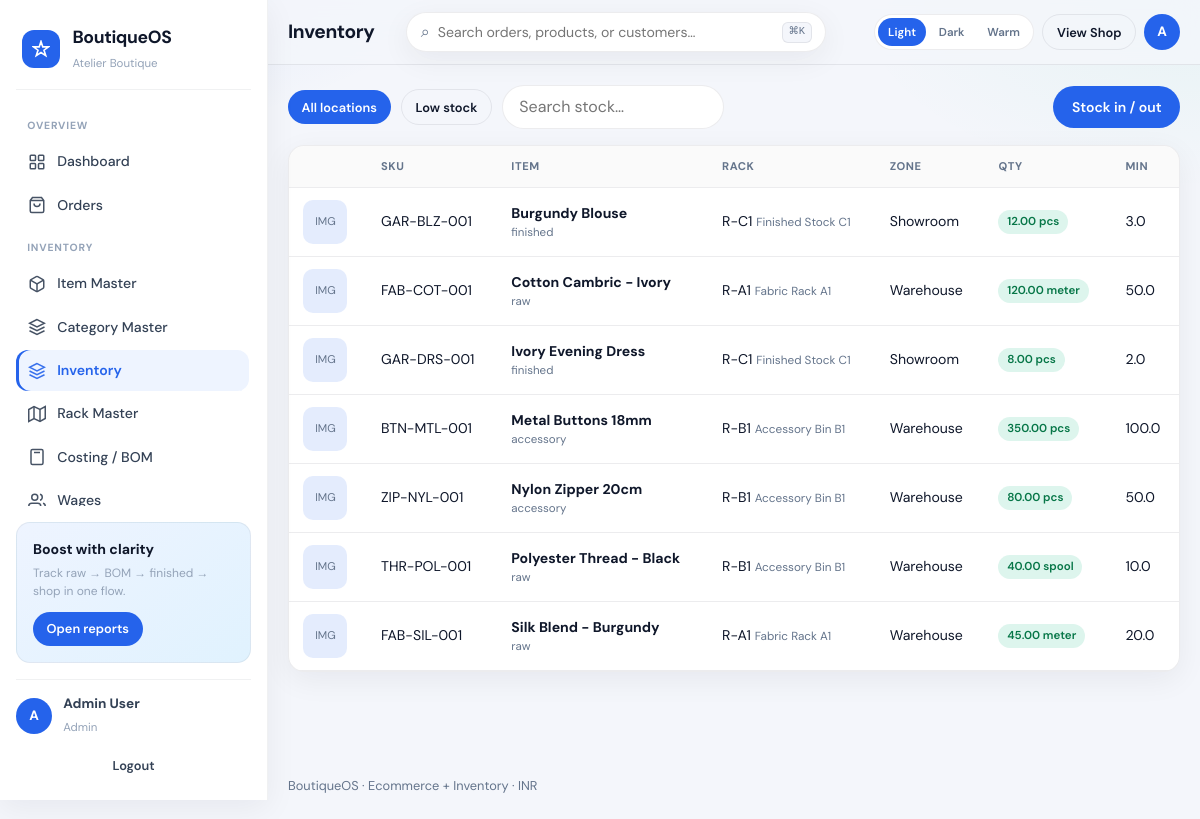
The page /admin/inventory.php (signed in) on the database its author committed.
### tables this page shows
CREATE TABLE inventory (
  id INT UNSIGNED AUTO_INCREMENT PRIMARY KEY,
  item_id INT UNSIGNED NOT NULL,
  rack_id INT UNSIGNED DEFAULT NULL,
  qty DECIMAL(12,2) NOT NULL DEFAULT 0,
  reserved_qty DECIMAL(12,2) NOT NULL DEFAULT 0,
  batch_no VARCHAR(60) DEFAULT NULL,
  updated_at TIMESTAMP DEFAULT CURRENT_TIMESTAMP ON UPDATE CURRENT_TIMESTAMP,
  UNIQUE KEY uq_item_rack_batch (item_id, rack_id, batch_no),
  CONSTRAINT fk_inv_item FOREIGN KEY (item_id) REFERENCES items(id) ON DELETE CASCADE,
  CONSTRAINT fk_inv_rack FOREIGN KEY (rack_id) REFERENCES racks(id) ON DELETE SET NULL
);

CREATE TABLE items (
  id INT UNSIGNED AUTO_INCREMENT PRIMARY KEY,
  sku VARCHAR(60) NOT NULL UNIQUE,
  name VARCHAR(200) NOT NULL,
  slug VARCHAR(220) NOT NULL UNIQUE,
  category_id INT UNSIGNED DEFAULT NULL,
  item_type ENUM('raw','finished','accessory','consumable') NOT NULL DEFAULT 'raw',
  unit VARCHAR(30) NOT NULL DEFAULT 'pcs',
  description TEXT,
  color VARCHAR(60) DEFAULT NULL,
  size VARCHAR(40) DEFAULT NULL,
  material VARCHAR(120) DEFAULT NULL,
  brand VARCHAR(120) DEFAULT NULL,
  cost_price DECIMAL(12,2) NOT NULL DEFAULT 0,
  sell_price DECIMAL(12,2) NOT NULL DEFAULT 0,
  min_stock DECIMAL(12,2) NOT NULL DEFAULT 0,
  image VARCHAR(255) DEFAULT NULL,
  gallery JSON DEFAULT NULL,
  is_sellable TINYINT(1) NOT NULL DEFAULT 0,
  is_active TINYINT(1) NOT NULL DEFAULT 1,
  created_at TIMESTAMP DEFAULT CURRENT_TIMESTAMP,
  updated_at TIMESTAMP DEFAULT CURRENT_TIMESTAMP ON UPDATE CURRENT_TIMESTAMP,
  INDEX (category_id),
  INDEX (item_type),
  INDEX (is_sellable),
  CONSTRAINT fk_items_category FOREIGN KEY (category_id) REFERENCES categories(id) ON DELETE SET NULL
);

CREATE TABLE racks (
  id INT UNSIGNED AUTO_INCREMENT PRIMARY KEY,
  code VARCHAR(40) NOT NULL UNIQUE,
  name VARCHAR(120) NOT NULL,
  zone VARCHAR(80) DEFAULT NULL,
  aisle VARCHAR(40) DEFAULT NULL,
  shelf VARCHAR(40) DEFAULT NULL,
  capacity INT UNSIGNED DEFAULT 0,
  notes TEXT,
  is_active TINYINT(1) NOT NULL DEFAULT 1,
  created_at TIMESTAMP DEFAULT CURRENT_TIMESTAMP
);

### config/bootstrap.php (called while the page is built, shortened)
<?php
function e(?string $str): string {
    return htmlspecialchars((string) $str, ENT_QUOTES | ENT_SUBSTITUTE, 'UTF-8');
}

### admin/inventory.php (the view, shortened to what this page needs)
<?php
require_once dirname(__DIR__) . '/config/bootstrap.php';
$pdo = db();
$filter = $_GET['filter'] ?? 'all';
$sql = "
  SELECT i.id, i.sku, i.name, i.unit, i.min_stock, i.image, i.item_type,
         inv.id AS inv_id, inv.qty, inv.rack_id, r.code AS rack_code, r.name AS rack_name, r.zone
  FROM items i
  LEFT JOIN inventory inv ON inv.item_id = i.id
  LEFT JOIN racks r ON r.id = inv.rack_id
  WHERE i.is_active = 1
";
$sql .= $filter === 'low' ? ' ORDER BY qty ASC' : ' ORDER BY i.name, r.code';
$rows = $pdo->query($sql)->fetchAll();
require ROOT_PATH . '/includes/admin_header.php';
?>
<div class="toolbar">
  <a class="btn btn-sm <?= $filter==='all'?'btn-primary':'btn-outline' ?>" href="?filter=all">All locations</a>
  <a class="btn btn-sm <?= $filter==='low'?'btn-primary':'btn-outline' ?>" href="?filter=low">Low stock</a>
  <input type="search" id="tableSearch" placeholder="Search stock…" style="border:1px solid var(--line);border-radius:999px;padding:.55rem 1rem;min-width:200px;background:#fff">
  <button class="btn btn-accent" type="button" onclick="openModal('moveModal')">Stock in / out</button>
</div>
<div class="panel">
  <div class="table-wrap">
    <table class="data">
      <thead><tr><th></th><th>SKU</th><th>Item</th><th>Rack</th><th>Zone</th><th>Qty</th><th>Min</th></tr></thead>
      <tbody>
      <?php foreach ($rows as $r): ?>
        <tr>
          <td>
            <?php if (!empty($r['image'])): ?>
              <img class="thumb" src="<?= e(asset($r['image'])) ?>" alt="">
            <?php else: ?><div class="thumb-ph">IMG</div><?php endif; ?>
          </td>
          <td><?= e($r['sku']) ?></td>
          <td><strong><?= e($r['name']) ?></strong><div style="font-size:.72rem;color:var(--muted)"><?= e($r['item_type']) ?></div></td>
          <td><?= e($r['rack_code'] ?: '—') ?><?php if ($r['rack_name']): ?> <small style="color:var(--muted)"><?= e($r['rack_name']) ?></small><?php endif; ?></td>
          <td><?= e($r['zone'] ?: '—') ?></td>
          <td>
            <?php $low = (float)$r['qty'] < (float)$r['min_stock']; ?>
            <span class="badge <?= $low?'badge-warn':'badge-ok' ?>"><?= e(number_format((float)$r['qty'],2)) ?> <?= e($r['unit']) ?></span>
          </td>
          <td><?= e(number_format((float)$r['min_stock'],1)) ?></td>
        </tr>
      <?php endforeach; ?>
      </tbody>
    </table>
  </div>
</div>
<?php require ROOT_PATH . '/includes/admin_footer.php'; ?>

### assets/css/app.css (style rules this page uses)
*,*::before,*::after { box-sizing:border-box;margin:0;padding:0 }
html { -webkit-text-size-adjust:100%;scroll-behavior:smooth }
body { font-family:"DM Sans",system-ui,sans-serif;color:var(--ink);background:var(--surface);line-height:1.5;min-height:100dvh }
a { color:inherit;text-decoration:none }
button,input,select,textarea { font:inherit }
:root,html[data-theme=light] { --primary:#2563EB;--accent:#2563EB;--accent-2:#10B981;--warn:#F59E0B;--danger:#EF4444; --surface:#F4F6FB;--panel:#FFFFFF;--ink:#0F172A;--muted:#64748B; --line:rgba(15,23,42,.08);--shadow:0 8px 30px rgba(15,23,42,.06); --sidebar-bg:#FFFFFF;--sidebar-ink:#334155;--sidebar-muted:#94A3B8; --sidebar-active-bg:#EEF4FF;--sidebar-active:#2563EB;--sidebar-border:rgba(15,23,42,.06); --topbar-bg:rgba(244,246,251,.86);--input-bg:#fff;--stripe:rgba(37,99,235,.12); --radius:16px;--sidebar:268px;--safe-b:env(safe-area-inset-bottom,0px); --promo-bg:linear-gradient(145deg,#EEF4FF,#E0F2FE);--chart-bar:#2563EB;--chart-bar-alt:#10B981;--chart-bar-muted:#CBD5E1; }
.app-body { background: radial-gradient(900px 420px at 0% -10%,var(--stripe),transparent 55%), radial-gradient(700px 380px at 100% 0%,rgba(16,185,129,.06),transparent 50%), var(--surface) }
.btn { display:inline-flex;align-items:center;justify-content:center;gap:.4rem;border:0;border-radius:999px;padding:.65rem 1.15rem;font-weight:600;font-size:.875rem;cursor:pointer;transition:.15s ease;white-space:nowrap }
.btn-sm { padding:.45rem .85rem;font-size:.8rem }
.btn-primary { background:var(--primary);color:#fff }
.btn-accent { background:var(--accent);color:#fff }
.btn-outline { background:transparent;border:1px solid var(--line);color:var(--ink) }
.panel { background:var(--panel);border:1px solid var(--line);border-radius:var(--radius);overflow:hidden;box-shadow:var(--shadow) }
.toolbar { display:flex;gap:.65rem;flex-wrap:wrap;align-items:center;margin-bottom:1rem }
.table-wrap { overflow:auto }
table.data { width:100%;border-collapse:collapse;font-size:.88rem }
table.data th,table.data td { padding:.75rem .9rem;text-align:left;border-bottom:1px solid var(--line);vertical-align:middle }
table.data th { font-size:.7rem;text-transform:uppercase;letter-spacing:.05em;color:var(--muted);font-weight:700;background:rgba(15,23,42,.02) }
.thumb-ph { width:44px;height:44px;border-radius:10px;background:var(--stripe);display:grid;place-items:center;font-size:.7rem;color:var(--muted) }
.badge { display:inline-flex;align-items:center;padding:.2rem .55rem;border-radius:999px;font-size:.72rem;font-weight:600 }
.badge-ok { background:rgba(16,185,129,.14);color:#067647 }
.stat-card,.panel { animation:fadeIn .35s ease both }

### rows shown on the page
inventory: item.sku "GAR-BLZ-001", item.name "Burgundy Blouse", item.item_type "finished", rack.code "R-C1", rack.name "Finished Stock C1", rack.zone "Showroom", qty "12.00", item.unit "pcs", item.min_stock "3.0"
inventory: item.sku "FAB-COT-001", item.name "Cotton Cambric - Ivory", item.item_type "raw", rack.code "R-A1", rack.name "Fabric Rack A1", rack.zone "Warehouse", qty "120.00", item.unit "meter", item.min_stock "50.0"
inventory: item.sku "GAR-DRS-001", item.name "Ivory Evening Dress", item.item_type "finished", rack.code "R-C1", rack.name "Finished Stock C1", rack.zone "Showroom", qty "8.00", item.unit "pcs", item.min_stock "2.0"
inventory: item.sku "BTN-MTL-001", item.name "Metal Buttons 18mm", item.item_type "accessory", rack.code "R-B1", rack.name "Accessory Bin B1", rack.zone "Warehouse", qty "350.00", item.unit "pcs", item.min_stock "100.0"
inventory: item.sku "ZIP-NYL-001", item.name "Nylon Zipper 20cm", item.item_type "accessory", rack.code "R-B1", rack.name "Accessory Bin B1", rack.zone "Warehouse", qty "80.00", item.unit "pcs", item.min_stock "50.0"
inventory: item.sku "THR-POL-001", item.name "Polyester Thread - Black", item.item_type "raw", rack.code "R-B1", rack.name "Accessory Bin B1", rack.zone "Warehouse", qty "40.00", item.unit "spool", item.min_stock "10.0"
inventory: item.sku "FAB-SIL-001", item.name "Silk Blend - Burgundy", item.item_type "raw", rack.code "R-A1", rack.name "Fabric Rack A1", rack.zone "Warehouse", qty "45.00", item.unit "meter", item.min_stock "20.0"

### other values the page prints
$cfg['app_name'] "BoutiqueOS"
$cfg['business_name'] "Atelier Boutique"
$groups[$g] "OVERVIEW"
$item['label'] "Dashboard"
$item['label'] "Orders"
$groups[$g] "INVENTORY"
$item['label'] "Item Master"
$item['label'] "Category Master"
$item['label'] "Inventory"
$item['label'] "Rack Master"
$item['label'] "Costing / BOM"
$item['label'] "Wages"
mb_substr($user['name'] ?? 'U', 0, 1) "A"
$user['name'] "Admin User"
$user['role'] "Admin"
